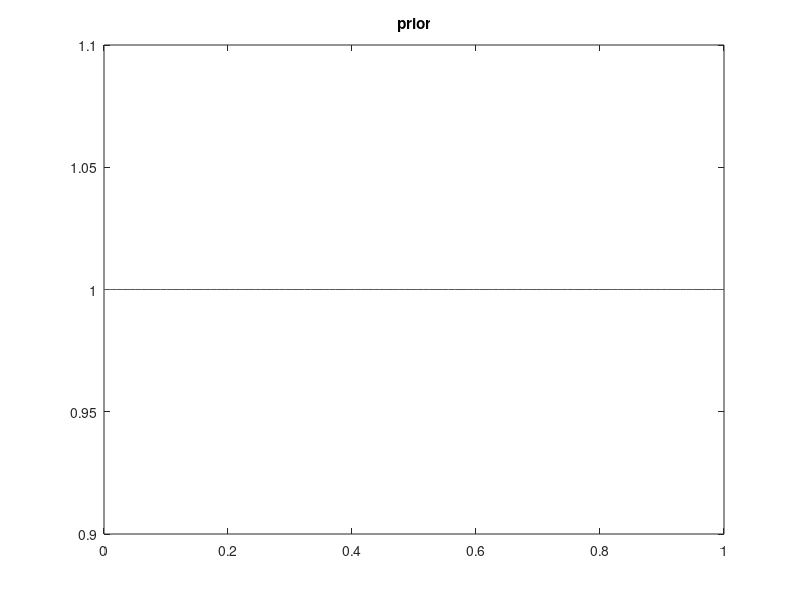

Write the MATLAB code that produced this figure. (Note: this script raises an error after producing the figure.)
% This file generates a sample from a Bernoulli RV
% clear all;
close all;

% Parameters
N = 10; % Number of samples
num_iters = 1;
num_cand_pts = 10;

%% Generate Data
% First plot the prior
alp = 1; bep = 1; % alpha and beta for the prior
th = linspace(0,1);
f1 = figure; plot(th, th.^(alp-1) .* (1 - th).^(bep-1) / beta(alp, bep) );
title('prior');

% Sample p from this prior
theta = dirichlet_sample([alp, bep]); p = theta(1);
fprintf('p = %f\n', p);
% Now generate N Bernoulli points from this p
X = double(rand(N,1) < p);
sumX = sum(X);
fprintf('Number of positive trials : %d\n', sumX);

%% Prepare Basis functions for Optimization
% Prepare your basis functions
param_base = 1:10;
alphas = repmat(param_base, 1, 10)';
betas = repmat(param_base, 10, 1); betas = betas(:);
coeff1 = N/10;
alphas = coeff1 * [alphas; 10*alphas]; betas = coeff1 * [betas; 10*betas];
n = numel(alphas); % the number of functions for basis pursuit
% Obtain the set of candidate points on which to evaluate the pdf

%% Iterate
cand_pts = linspace(0,1,num_cand_pts+2)'; cand_pts = cand_pts(2:end-1);
for iter = 1:num_iters
  m = numel(cand_pts);
  % We now evaluate the basis functions at each of the candidate points
  % The matrix Q is a mxn matrix
  Q = zeros(m, n);
  for i = 1:n
    Q(:,i) = cand_pts.^(alphas(i)-1) .* (1 - cand_pts).^(betas(i)-1) / ...
             beta(alphas(i), betas(i));
  end
  % Now also evaluate P(X, p) at each of these points
  % compute them in logspace in order to avoid precision issues
  logProbs = sumX*log(cand_pts) + (N - sumX)*log(1 - cand_pts) + ...
             log(cand_pts.^(alp-1) .* (1 - cand_pts).^(bep-1) / ...
                 beta(alp, bep) );
  % logProbs = sum(X)*log(cand_pts) + (N - sum(X))*log(1 - cand_pts);
  % compute p(z|theta) * p(theta) for each of these points
  % Prep parameters for optimization
  l1_pen = 0.5; % penalty for l1 norm of alpha

  %% CVX program to solve in Lp norm
  cvx_begin
  variable u(n);
  variable phi;
  % minimize( norm(Q*u - exp(logProbs), 2)  + l1_pen*norm(u,1));
  minimize ( norm( Q*u - phi*exp(logProbs), 2) ) ;
  subject to
    sum(u) == 1;
    u >= 0;
    phi > 0;
  cvx_end
  
%   %% CVX program to minimize KL divergence
%   cvx_begin
%   variable u(n)
%   minimize( sum(-entr(Q*u)) - (Q*u)' * logProbs );
%   subject to
%     sum(u) == 1;
%     u >= 0;
%   cvx_end

  % plot the resulting posterior 
  probs = zeros(size(th));
  for i = 1:n
    probs = probs + u(i) * th.^(alphas(i)-1) .* (1 - th).^(betas(i)-1) / ...
            beta(alphas(i), betas(i));
  end
  figure(f1); hold on,
  plot(th, probs, 'r--', 'LineWidth', iter);
  
  % Finally sample the new set of candidate points
  
end

% finally obtain the true posterior
truepost = th.^(alp+sumX-1) .* (1 - th).^(bep + N - sumX -1) / ...
           beta(alp+sumX, bep+N-sumX);
figure(f1);
plot(th, truepost, 'g-.');
titlestr = sprintf( ['estimated post(r--) & prior(b-),', ...
             'true post(g-.)\ntheta = %s\nsum(X) = %d, ', ...
             'num basis fns = %d'], ...
             mat2str(theta), sumX, n); 
title(titlestr);

% Plot u
figure;
plot(u, 'x-');
